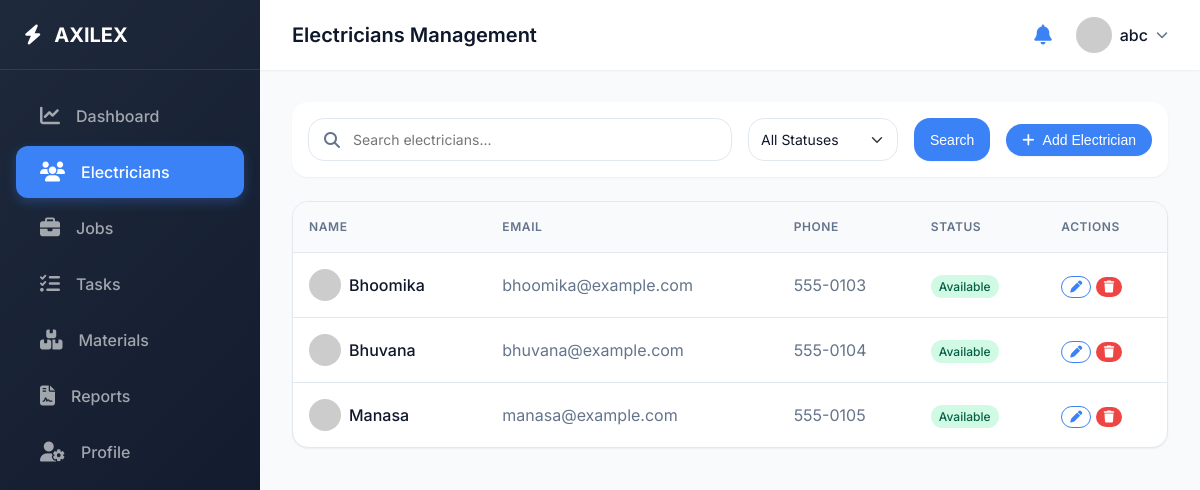
/electricians (signed in), run on the app's committed database.
### tables this page shows
CREATE TABLE Electricians (
            id INTEGER PRIMARY KEY AUTOINCREMENT,
            name TEXT NOT NULL,
            phone TEXT,
            email TEXT,
            status TEXT DEFAULT 'Available'
        );

### app.py (the view, shortened to what this page needs)
@app.route('/electricians', methods=['GET', 'POST'])
def electricians():
    if 'user_id' not in session:
        return redirect(url_for('login'))
    conn = get_db_connection()
    search_query = request.args.get('q', '').strip()
    status_filter = request.args.get('status', '').strip()
    query = 'SELECT * FROM Electricians'
    params = []
    where_clauses = []
    if search_query:
        where_clauses.append('(name LIKE ? OR email LIKE ?)')
        params.extend([f'%{search_query}%', f'%{search_query}%'])
    if status_filter:
        where_clauses.append('status = ?')
        params.append(status_filter)
    if where_clauses:
        query += ' WHERE ' + ' AND '.join(where_clauses)
    electricians = conn.execute(query, params).fetchall()
    conn.close()
    return render_template('electricians.html', electricians=electricians)

### app.py (called while the page is built)
def get_db_connection():
    conn = sqlite3.connect(DB_PATH)
    conn.row_factory = sqlite3.Row
    return conn

### templates/electricians.html (shortened to what this page needs)
<!DOCTYPE html>
<html lang="en">
<head>
    <link rel="stylesheet" href="/static/css/styles.css">
    <link rel="stylesheet" href="https://cdnjs.cloudflare.com/ajax/libs/font-awesome/6.4.0/css/all.min.css">
</head>
<body>
    <div class="dashboard-layout">
        <aside class="sidebar">
            <div class="sidebar-header" style="justify-content: space-between;">
                <div><i class="fa-solid fa-bolt" style="margin-right: 0.5rem;"></i> AXILEX</div>
            </div>
            <nav class="sidebar-nav">
                <a href="/dashboard" class="sidebar-link">
                    <i class="fa-solid fa-chart-line"></i> Dashboard
                </a>
                <a href="/electricians" class="sidebar-link active">
                    <i class="fa-solid fa-users"></i> Electricians
                </a>
                <a href="/jobs" class="sidebar-link">
                    <i class="fa-solid fa-briefcase"></i> Jobs
                </a>
                <a href="/tasks" class="sidebar-link">
                    <i class="fa-solid fa-list-check"></i> Tasks
                </a>
                <a href="/materials" class="sidebar-link">
                    <i class="fa-solid fa-boxes-stacked"></i> Materials
                </a>
                <a href="/reporter" class="sidebar-link">
                    <i class="fa-solid fa-file-contract"></i> Reports
                </a>
                <a href="/profile" class="sidebar-link">
                    <i class="fa-solid fa-user-gear"></i> Profile
                </a>
            </nav>
        </aside>
        <main class="main-content">
            <header class="topbar">
                <div class="flex items-center gap-2">
                    <h2 style="margin: 0; font-size: 1.25rem;">Electricians Management</h2>
                </div>
                <div class="topbar-right">
                    <div class="notification-wrapper">
                        <button id="notification-btn" class="btn btn-outline" style="border: none; position: relative; padding: 0.5rem;">
                            <i class="fa-solid fa-bell" style="font-size: 1.25rem;"></i>
                        </button>
                    </div>
                    <div class="user-profile">
                        <img src="https://ui-avatars.com/api/?name=Admin+User&background=DBEAFE&color=1E3A8A" alt="Profile" style="width: 36px; height: 36px; border-radius: 50%;">
                        <span>{{ session.username if session.username else 'Admin' }}</span>
                        <i class="fa-solid fa-chevron-down" style="font-size: 0.75rem; color: var(--text-light);"></i>
                    </div>
                </div>
            </header>
            <div class="content-area">
                <div class="filter-bar">
                    <form action="/electricians" method="GET" class="flex gap-2" style="flex: 1;">
                        <div class="search-input-wrapper">
                            <i class="fa-solid fa-magnifying-glass"></i>
                            <input type="text" name="q" class="form-control" placeholder="Search electricians..." value="{{ request.args.get('q', '') }}">
                        </div>
                        <select name="status" class="form-control form-select filter-select">
                            <option value="">All Statuses</option>
                        </select>
                        <button type="submit" class="btn btn-primary">Search</button>
                    </form>
                    <button id="addElectricianBtn" class="btn btn-primary"><i class="fa-solid fa-plus" style="margin-right: 0.5rem;"></i> Add Electrician</button>
                </div>
                <div class="table-container">
                    <table class="table">
                        <thead>
                            <tr>
                                <th>Name</th>
                                <th>Email</th>
                                <th>Phone</th>
                                <th>Status</th>
                                <th>Actions</th>
                            </tr>
                        </thead>
                        <tbody>
                            {% for electrician in electricians %}
                            <tr>
                                <td>
                                    <div class="flex items-center gap-1">
                                        <img src="https://ui-avatars.com/api/?name={{ electrician.name|urlencode }}&background=random" style="width: 32px; height: 32px; border-radius: 50%;">
                                        <span style="font-weight: 500;">{{ electrician.name }}</span>
                                    </div>
                                </td>
                                <td style="color: var(--text-light);">{{ electrician.email }}</td>
                                <td style="color: var(--text-light);">{{ electrician.phone }}</td>
                                <td><span class="badge badge-success">{{ electrician.status }}</span></td>
                                <td>
                                    <button class="btn btn-outline edit-el-btn"
                                            data-id="{{ electrician.id }}"
                                            data-name="{{ electrician.name }}"
                                            data-email="{{ electrician.email }}"
                                            data-phone="{{ electrician.phone }}"
                                            data-status="{{ electrician.status }}"
                                            style="padding: 0.25rem 0.5rem; font-size: 0.75rem;"><i class="fa-solid fa-pen"></i></button>
                                    <button class="btn btn-danger delete-el-btn"
                                            data-id="{{ electrician.id }}"
                                            style="padding: 0.25rem 0.5rem; font-size: 0.75rem;"><i class="fa-solid fa-trash"></i></button>
                                </td>
                            </tr>
                            {% else %}
                            <tr>
                                <td colspan="5" class="text-center">No electricians found.</td>
                            </tr>
                            {% endfor %}
                        </tbody>
                    </table>
                </div>
            </div>
        </main>
    </div>
</body>
</html>

### data on the page
Electricians: name "Bhoomika", email "bhoomika@example.com", phone "555-0103", status "Available"
Electricians: name "Bhuvana", email "bhuvana@example.com", phone "555-0104", status "Available"
Electricians: name "Manasa", email "manasa@example.com", phone "555-0105", status "Available"

### other printed values
{{ session.username if session.username else 'Admin' }} "abc"
